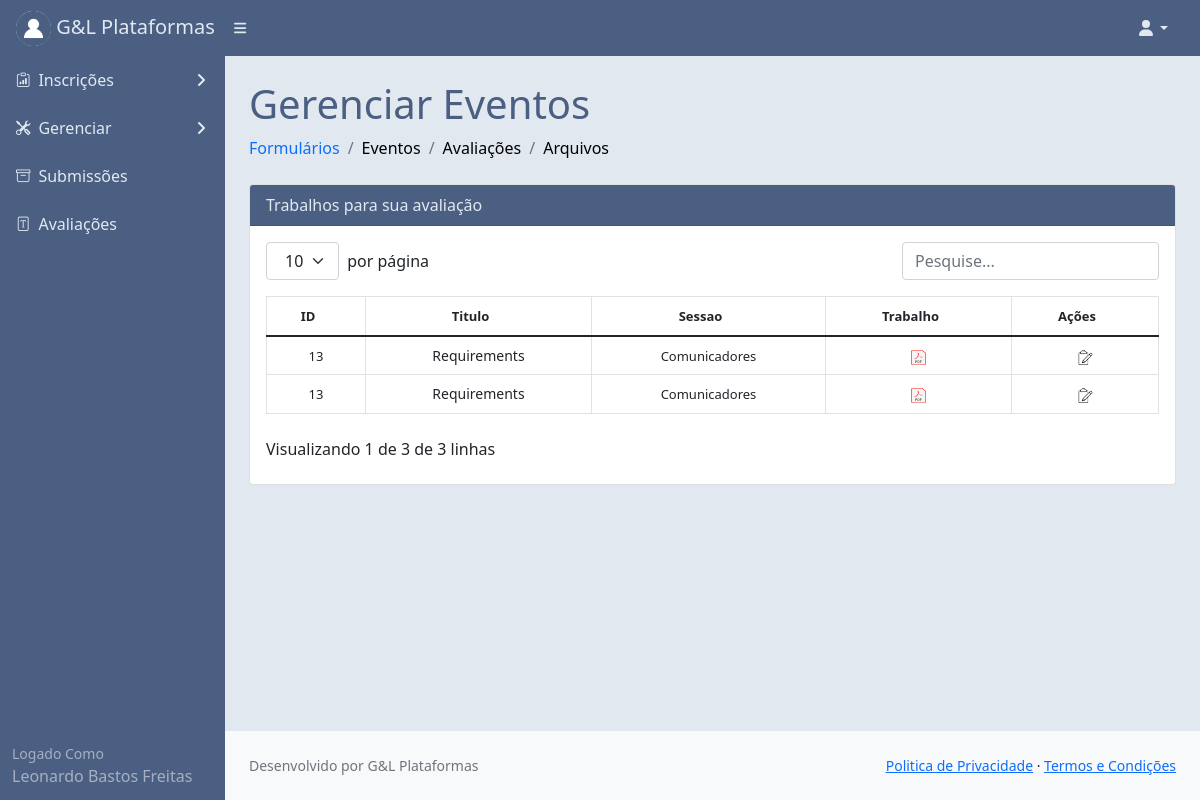
/avaliartrabalho/ (signed in), run on an earlier commit of the app's database.
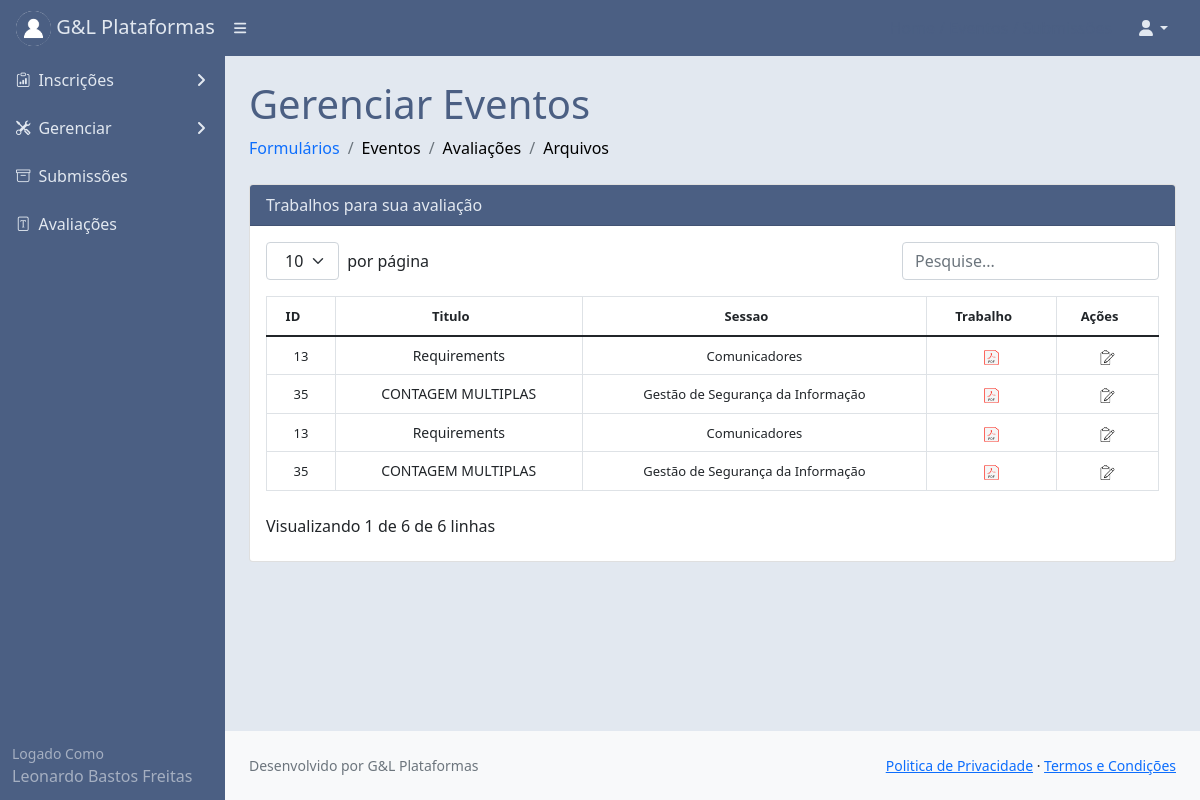
And on a later commit of the database.
### core/models.py (models this page shows, shortened)
class Usuariocd(models.Model):
    cpf = models.CharField(max_length=11)
    nome = models.CharField(max_length=300)
    cep = models.CharField(max_length=8)
    nascimento = models.DateField()
    email = models.EmailField()
    endereco = models.CharField(max_length=500)
    cidade = models.CharField(max_length=150)
    bairro = models.CharField(max_length=150)
    pais = models.CharField(max_length=150)
    instituicao = models.CharField(max_length=150)
    cmp = models.CharField(max_length=3)
    categ = models.CharField(max_length=150)
    cinfo = models.CharField(max_length=3)
    gestor_plataforma = models.CharField(max_length=3)
    autor = models.CharField(max_length=3)
    avaliador = models.CharField(max_length=3)
    lider = models.CharField(max_length=3)
    id_usuario = models.BigIntegerField()
    contato = models.BigIntegerField(null=True)
    perfil = models.FileField(upload_to='')

class Submissao(models.Model):
    data = models.DateTimeField(auto_now=True)
    trabalho = models.FileField(null=True, upload_to='')
    id_evento = models.BigIntegerField()
    sessao = models.BigIntegerField()
    id_usuario = models.BigIntegerField()
    status = models.CharField(max_length=30)
    av1 = models.CharField(max_length=30)
    av2 = models.CharField(max_length=30)
    av3 = models.CharField(max_length=30, null=True)
    data_av1 = models.DateTimeField(null=True)
    data_av2 = models.DateTimeField(null=True)
    data_av3 = models.DateTimeField(null=True)
    resumo = models.TextField()
    chave = models.TextField()
    titulo = models.CharField(max_length=150)
    autor = models.CharField(max_length=150)
    nota1 = models.BigIntegerField(null=True)
    nota2 = models.BigIntegerField(null=True)
    nota3 = models.BigIntegerField(null=True)
    progresso = models.BigIntegerField()
    a1 = models.BigIntegerField(null=True)
    a2 = models.BigIntegerField(null=True)
    a3 = models.BigIntegerField(null=True)

class Sessoes(models.Model):
    data_criacao = models.DateTimeField(auto_now=True)
    nome = models.CharField(max_length=150)
    descricao = models.CharField(max_length=150)
    lider = models.CharField(max_length=150)
    tema = models.CharField(max_length=150)
    formulario = models.BigIntegerField()
    id_evento= models.BigIntegerField()

### core/views.py (the view)
# urls.py: path('avaliartrabalho/', views.avaliartrabalho),
@login_required(login_url='/login/')
def avaliartrabalho(request):
    meuid = User.objects.filter(username=request.user)
    for m in meuid:
        mid = m.id
    usuarios = Usuariocd.objects.filter(id_usuario=mid)
    eventos = Evento.objects.filter(status='andamento')
    sessao = Sessoes.objects.all()
    formulario = Formulario.objects.all()
    avaliacao = Submissao.objects.filter(av1=mid)
    avaliacao2 = Submissao.objects.filter(av2=mid)
    avaliacao3 = Submissao.objects.filter(av3=mid)
    dados = {'eventos': eventos,
             'usuarios': usuarios,
             'sessao': sessao,
             'formulario': formulario,
             'avaliacao':avaliacao,
             'avaliacao2':avaliacao2,
             'avaliacao3':avaliacao3}
    return render(request,'avaliartrabalho.html',dados)

### templates/avaliartrabalho.html (shortened to what the changed rows need)
{% extends 'base.html' %}
{% load static %}
{% block content %}
<div id="layoutSidenav_content" style="background:#e2e8f0;">
                <main>
                    <div class="container-fluid px-4">
                        <h1 class="mt-4" style="color:#4B5F83;">Gerenciar Eventos</h1>
                                <p class="mb-0">
                                  <div class="card">
                                      <div class="card-header" style="background:#4B5F83;color:#e2e8f0;">
                                          Trabalhos para sua avaliação
                                      </div>
                                <div class="card-body">
                                  <table  class="table" id="datatablesSimple">
                                    <thead >
                                        <tr >
                                            <th class="text-center">
                                                <font size="2px">ID</font>
                                            </th>
                                            <th class="text-center"><font size="2px">Titulo</font></th>
                                            <th class="text-center"><font size="2px">Sessao</font></th>
                                            <th class="text-center"><font size="2px">Trabalho</font></th>
                                            <th class="text-center"><font size="2px">Ações</font></th>
                                        </tr>
                                    </thead>
                                    <tbody>
                                            {% for avaliacao in avaliacao %}
                                             <tr class="text-center">
                                             <td><font size="2px">{{avaliacao.id}}</font></td>
                                                 <td>
                                                {{avaliacao.titulo}}
                                                 </td>
                                            <td>
                                                {% for sessao in sessao %}
                                                {% if sessao.id == avaliacao.sessao %}
                                                <font size="2px">
                                                {{ sessao.nome }}
                                                </font></td>
                                                 {% endif %}
                                                 {% endfor %}
                                            <td>
                                                <font size="2px">
                                                <font size="2px">
                                                <a href="/media/{{avaliacao.trabalho}}"
                                                style="text-decoration:none;"
                                                target="_blank" rel="noopener noreferrer">
                                                    <img height="15" width="15"
                                                            src={% static "assets/pdficon.png" %}>
                                                </a>
                                            </font>
                                                </font></td>
                                                 <td><font size="2px">
                                                    <a type="button"
                                                       href="/pontuartrabalho/?id={{avaliacao.id}}">
                                                    <img src={% static "assets/editartrabalho.png" %}
                                                         width="15" height="15" />
                                                    </a>
                                            </font></td>
                                        </tr>
                                                {% endfor %}
                                            {% for avaliacao2 in avaliacao2 %}                                                                                 <tr>
                                              <tr class="text-center">
                                             <td><font size="2px">{{avaliacao2.id}}</font></td>
                                                 <td>
                                                {{avaliacao2.titulo}}
                                                 </td>
                                            <td>
                                                {% for sessao in sessao %}
                                                {% if sessao.id == avaliacao2.sessao %}
                                                <font size="2px">
                                                {{ sessao.nome }}
                                                </font></td>
                                                 {% endif %}
                                                 {% endfor %}
                                            <td>
                                                <font size="2px">
                                                <font size="2px">
                                                <a href="/media/{{avaliacao2.trabalho}}"
                                                style="text-decoration:none;"
                                                target="_blank" rel="noopener noreferrer">
                                                    <img height="15" width="15"
                                                            src={% static "assets/pdficon.png" %}>
                                                </a>
                                            </font>
                                                </font></td>
                                                 <td><font size="2px">
                                                    <a type="button"
                                                       href="/pontuartrabalho/?id={{avaliacao2.id}}">
                                                    <img src={% static "assets/editartrabalho.png" %}
                                                         width="15" height="15" />
                                                    </a>
                                                </div>
                                                {% endfor %}
                                </div>
                        </div>
                    </div>
            </div>
{% endblock %}

### templates/base.html (shortened to what the changed rows need)
{% load static %}
<!DOCTYPE html>
<html lang="pt-br">
    <head>
        <link href={% static "css/styles.css" %} rel="stylesheet" />
        <link href={% static "css/step.css" %} rel="stylesheet" />
        <link href={% static "css/gira.css" %} rel="stylesheet" />
        <link rel="stylesheet" href="https://cdn.jsdelivr.net/npm/bootstrap-icons@1.3.0/font/bootstrap-icons.css">
    </head>
    <body>
        <nav class="sb-topnav navbar navbar-expand navbar-dark" style="background:#4B5F83;">
            <a class="navbar-brand ps-3" href="#" style="color:#e2e8f0;">
                {% for usuarios in usuarios %}
                <img src="/media/{{usuarios.perfil}}"
                     alt="Admin"
                     class="rounded-circle"
                     width="35" height="35"> G&L Plataformas
                {% endfor %}
            </a>
            <button class="btn btn-link btn-sm order-1 order-lg-0 me-4 me-lg-0" id="sidebarToggle" href="#!"><i class="fas fa-bars" style="color:#e2e8f0;"></i></button>
            <form class="d-none d-md-inline-block form-inline ms-auto me-0 me-md-3 my-2 my-md-0">
                <a href="#" style="text-decoration:none; color:#4B5F83;">
                </a>
                <a href="#" style="text-decoration:none; color:#4B5F83;">
                </a>
                <a href="/submissoes/" style="text-decoration:none; color:#4B5F83;">
                </a>
            </form>
            <ul class="navbar-nav ms-auto ms-md-0 me-3 me-lg-4">
                <li class="nav-item dropdown">
                </li>
            </ul>
        </nav>
        <div id="layoutSidenav">
            <div id="layoutSidenav_nav" >
                <nav class="sb-sidenav accordion sb-sidenav-dark" id="sidenavAccordion" >
                    <div class="sb-sidenav-menu" style="background:#4B5F83;">
                        <div class="nav">
                            {% for usuarios in usuarios %}
                            {% if usuarios.gestor_plataforma == 'sim' %}
                            <a class="nav-link collapsed" href="#" data-bs-toggle="collapse" data-bs-target="#collapsePages" aria-expanded="false" aria-controls="collapsePages">
                                <div class="sb-nav-link-icon" style="color:#e2e8f0;"><i class="bi bi-tools"></i></div>
                                <div style="color:#e2e8f0;">Gerenciar</div>
                                <div class="sb-sidenav-collapse-arrow" style="color:#e2e8f0;"><i class="fas fa-angle-down"></i></div>
                            </a>
                            {% endif %}
                            {% endfor %}
                            {% for usuarios in usuarios %}
                            {% if usuarios.avaliador == 'sim' %}
                            <a class="nav-link" href="/avaliartrabalho/" style="color:#e2e8f0;">
                                <div class="sb-nav-link-icon" style="color:#e2e8f0;"><i class="bi bi-file-font"></i></div>
                                <div style="color:#e2e8f0;">Avaliações</div>
                            </a>
                            {% endif %}
                            {% endfor %}
                        </div>
                    </div>
                    <div class="sb-sidenav-footer" style="background:#4B5F83;">
                        <div class="small" >Logado Como</div>
                        {% for usuarios in usuarios %}
                        {{usuarios.nome}}
                        {% endfor %}
                    </div>
                </nav>
            </div>
{% block content %}{% endblock %}
    </body>
</html>

What changed in the data, as far as the page shows it:
now on this page (row edited): Submissao: id "35", titulo "CONTAGEM MULTIPLAS"
now on this page (row unchanged): Sessoes: nome "Gestão de Segurança da Informação"
Also different on the page:
text written by a page script: "por página Visualizando 1 de 3 de 3 linhas" → "por página Visualizando 1 de 6 de 6 linhas"
